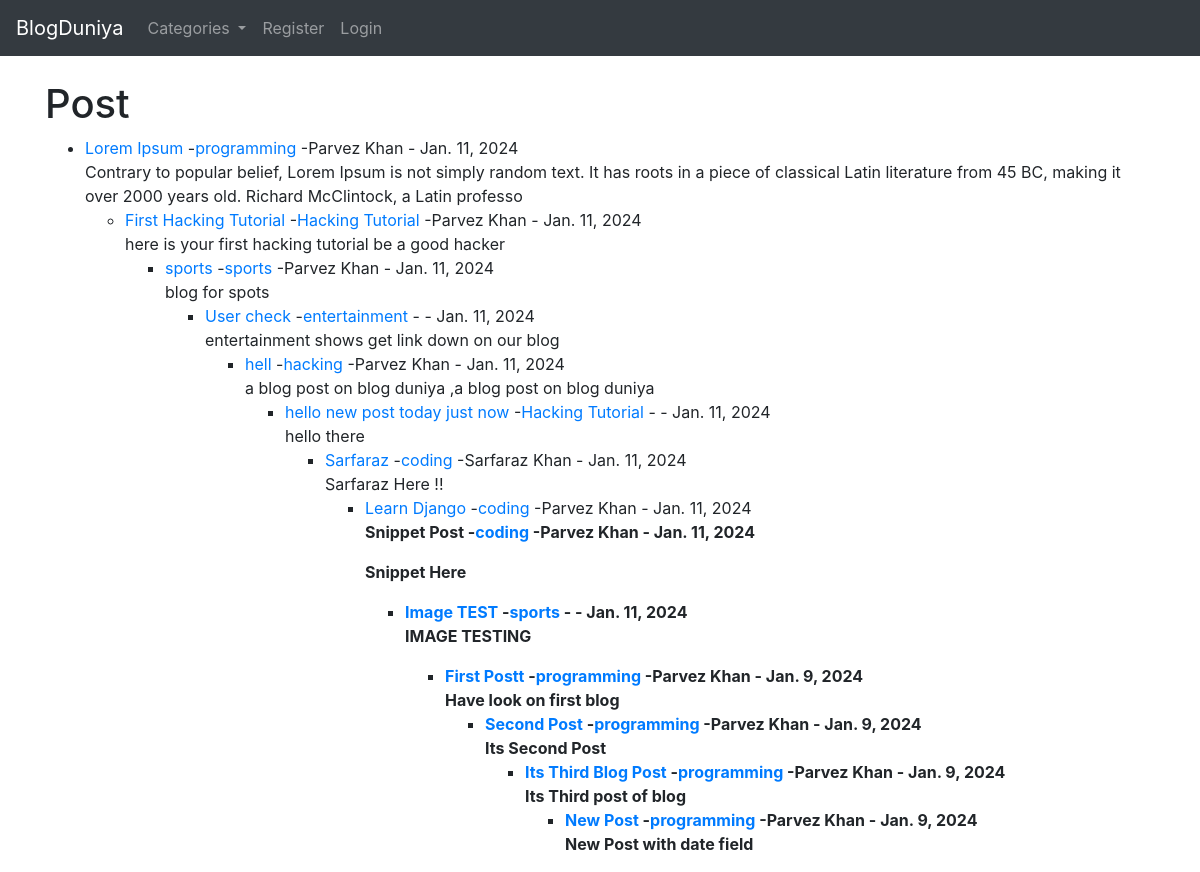
The page / on the database its author committed.
### blogapp/models.py (models this page shows, shortened)
class Post(models.Model):
    title = models.CharField(max_length=255)
    header_image =models.ImageField(null=True,blank=True,upload_to="images/")
    title_tag = models.CharField(max_length=255)
    author = models.ForeignKey(User, on_delete=models.CASCADE)
    body = RichTextField(blank=True,null=True)
    post_date = models.DateField(auto_now_add=True)
    category = models.CharField(max_length=255, default='programming')
    snippet = models.CharField(max_length=255)
    likes = models.ManyToManyField(User, related_name='blog_posts')

### blogapp/views.py (the view)
# urls.py: path('', HomeView.as_view(), name="home"),
class HomeView(ListView):
    model = Post
    template_name = 'home.html'
    ordering = ['-post_date']
    def get_context_data(self, *args, **kwargs):
        cat_menu = Category.objects.all()
        context = super(HomeView, self).get_context_data(*args, **kwargs)
        context["cat_menu"] = cat_menu
        return context

### blogapp/models.py (called while the page is built)
    def __str__(self):
        return self.name

### blogapp/templates/home.html (shortened to what this page needs)
{% extends 'base.html' %}
{% block content %}
<h1>Post</h1>
{% for post in object_list %}
<ul>
    <li>
      <a href="{% url 'article-detail' post.pk %}">{{ post.title }}</a> -<a href="{% url 'category' post.category|slugify %}">{{ post.category }}</a> -{{ post.author.first_name }}
      {{ post.author.last_name }} - {{ post.post_date }}
      <br/>
      {{ post.body|slice:"200"|safe }}
    </li>
{% endfor %}
</ul>
{% endblock %}

### blogapp/templates/base.html (shortened to what this page needs)
<!doctype html>
<html lang="en">
<head>
  <link rel="stylesheet" href="https://cdn.jsdelivr.net/npm/bootstrap@4.3.1/dist/css/bootstrap.min.css"
>
</head>
<body>
  <nav class="navbar navbar-expand-lg navbar-dark bg-dark">
    <a class="navbar-brand" href="{% url 'home' %}">BlogDuniya</a>
    <div class="collapse navbar-collapse" id="navbarSupportedContent">
      <ul class="navbar-nav mr-auto">
        {% if cat_menu %}
        <li class="nav-item dropdown">
          <a class="nav-link dropdown-toggle" href="#" id="navbarDropdown" role="button" data-toggle="dropdown"
            aria-haspopup="true" aria-expanded="false">
            Categories
          </a>
        </li>
        {% else %}
        <li class="nav-item">
          <a class="nav-link" href="{% url 'category-list' %}">Categories</a>
        </li>
        {% endif %}
        {% if user.is_authenticated %}
        <li class="nav-item">
          <a class="nav-link" href="{% url 'add_post' %}">Add Post</a>
        </li>
        <li class="nav-item">
          <a class="nav-link" href="{% url 'add_category' %}">Add Category</a>
        </li>
        <li class="nav-item">
          <form action="{% url 'logout' %}" method="post" style="display: inline;">
            {% csrf_token %}
            <button type="submit" class="btn btn-link nav-link">Logout</button>
          </form>
        </li>
        {% else %}
        <li class="nav-item">
          <a class="nav-link" href="{% url 'register' %}">Register</a>
        </li>
        <li class="nav-item">
          <a class="nav-link" href="{% url 'login' %}">Login</a>
        </li>
        {% endif %}
      </ul>
    </div>
  </nav>
  <br>
  <div class="container">
    {% block content %}
    {% endblock %}
  </div>
</body>
</html>

### rows shown on the page
Post: title "Lorem Ipsum", category "programming", author.first_name "Parvez", author.last_name "Khan", post_date "Jan. 11, 2024", body "Contrary to popular belief, Lorem Ipsum is not simply random text. It has roots in a piece of classical Latin literature from 45 BC, making it over 2000 years old. Richard McClintock, a Latin professo"
Post: title "First Hacking Tutorial", category "Hacking Tutorial", author.first_name "Parvez", author.last_name "Khan", post_date "Jan. 11, 2024", body "here is your first hacking tutorial be a good hacker"
Post: title "sports", category "sports", author.first_name "Parvez", author.last_name "Khan", post_date "Jan. 11, 2024", body "blog for spots"
Post: title "User check", category "entertainment", post_date "Jan. 11, 2024", body "entertainment shows get link down on our blog"
Post: title "hell", category "hacking", author.first_name "Parvez", author.last_name "Khan", post_date "Jan. 11, 2024", body "a blog post on blog duniya ,a blog post on blog duniya"
Post: title "hello new post today just now", category "Hacking Tutorial", post_date "Jan. 11, 2024", body "hello there"
Post: title "Sarfaraz", category "coding", author.first_name "Sarfaraz", author.last_name "Khan", post_date "Jan. 11, 2024", body "Sarfaraz Here !!"
Post: title "Learn Django", category "coding", author.first_name "Parvez", author.last_name "Khan", post_date "Jan. 11, 2024"
Post: title "Snippet Post", category "coding", author.first_name "Parvez", author.last_name "Khan", post_date "Jan. 11, 2024"
Post: title "Image TEST", category "sports", post_date "Jan. 11, 2024", body "IMAGE TESTING"
Post: title "First Postt", category "programming", author.first_name "Parvez", author.last_name "Khan", post_date "Jan. 9, 2024", body "Have look on first blog"
Post: title "Second Post", category "programming", author.first_name "Parvez", author.last_name "Khan", post_date "Jan. 9, 2024", body "Its Second Post"
Post: title "Its Third Blog Post", category "programming", author.first_name "Parvez", author.last_name "Khan", post_date "Jan. 9, 2024", body "Its Third post of blog"
Post: title "New Post", category "programming", author.first_name "Parvez", author.last_name "Khan", post_date "Jan. 9, 2024", body "New Post with date field"
